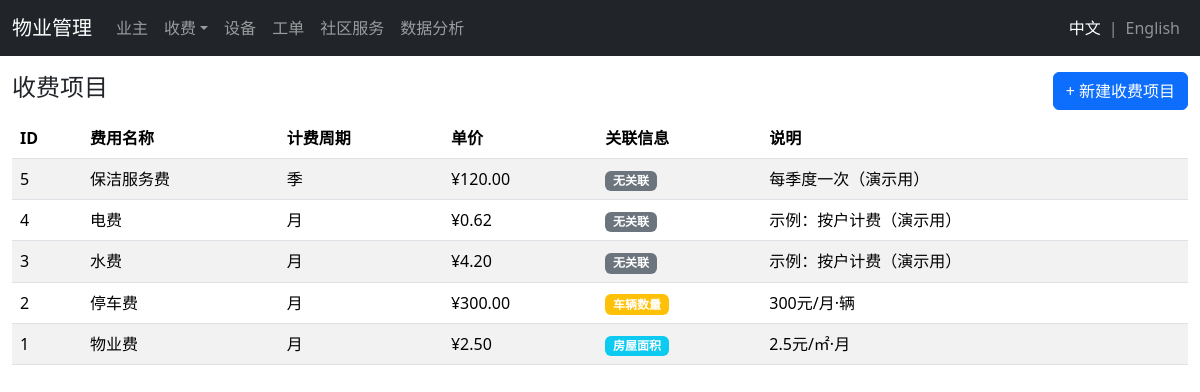
/billing/charge-types, run on the app's committed database.
### models.py (models this page shows)
class ChargeType(db.Model):
    id = db.Column(db.Integer, primary_key=True)
    name = db.Column(db.String(120), nullable=False)   # 物业费/停车费/水费/电费...
    billing_cycle = db.Column(db.String(20), default="月")   # 计费周期（日/周/月/季/年）
    unit = db.Column(db.String(20), default="月")   # 计费单位（保留兼容）
    price = db.Column(db.Float, default=0.0)   # 单价
    link_to = db.Column(db.String(20))   # 关联业主信息：area(面积)/vehicles(车辆数)/none(无)
    description = db.Column(db.String(255))

### app.py (the view)
@app.route('/billing/charge-types')
def charge_types():
    types = ChargeType.query.order_by(ChargeType.id.desc()).all()
    return render_view('billing/charge_types.html', types=types)

### app.py (called while the page is built)
@app.before_request
def set_language():
    lang = request.args.get('lang')
    if lang in {'en', 'zh'}:
        session['lang'] = lang
    session.setdefault('lang', 'zh')

def render_view(template_name, **kwargs):
    tpl = f"en/{template_name}" if session.get('lang') == 'en' else template_name
    return render_template(tpl, **kwargs)

### templates/billing/charge_types.html
{% extends 'base.html' %}
{% block content %}
<div class="d-flex justify-content-between align-items-center mb-2">
<h4>收费项目</h4>
  <a class="btn btn-primary" href="{{ url_for('charge_types_new') }}">+ 新建收费项目</a>
</div>
<table class="table table-striped">
  <thead><tr><th>ID</th><th>费用名称</th><th>计费周期</th><th>单价</th><th>关联信息</th><th>说明</th></tr></thead>
  <tbody>
    {% for t in types %}
      <tr>
        <td>{{ t.id }}</td>
        <td>{{ t.name }}</td>
        <td>{{ t.billing_cycle or t.unit }}</td>
        <td>¥{{ '%.2f'|format(t.price) }}</td>
        <td>
          {% if t.link_to == 'area' %}
            <span class="badge bg-info">房屋面积</span>
          {% elif t.link_to == 'vehicles' %}
            <span class="badge bg-warning">车辆数量</span>
          {% else %}
            <span class="badge bg-secondary">无关联</span>
          {% endif %}
        </td>
        <td>{{ t.description or '-' }}</td>
      </tr>
    {% endfor %}
  </tbody>
</table>
{% endblock %}

### static/styles.css (style rules this page uses)
table td, table th { vertical-align: middle; }

### data on the page
ChargeType: id "5", name "保洁服务费", billing_cycle "季", price "120.00", link_to "无关联", description "每季度一次（演示用）"
ChargeType: id "4", name "电费", billing_cycle "月", price "0.62", link_to "无关联", description "示例：按户计费（演示用）"
ChargeType: id "3", name "水费", billing_cycle "月", price "4.20", link_to "无关联", description "示例：按户计费（演示用）"
ChargeType: id "2", name "停车费", billing_cycle "月", price "300.00", link_to "车辆数量", description "300元/月·辆"
ChargeType: id "1", name "物业费", billing_cycle "月", price "2.50", link_to "房屋面积", description "2.5元/㎡·月"
